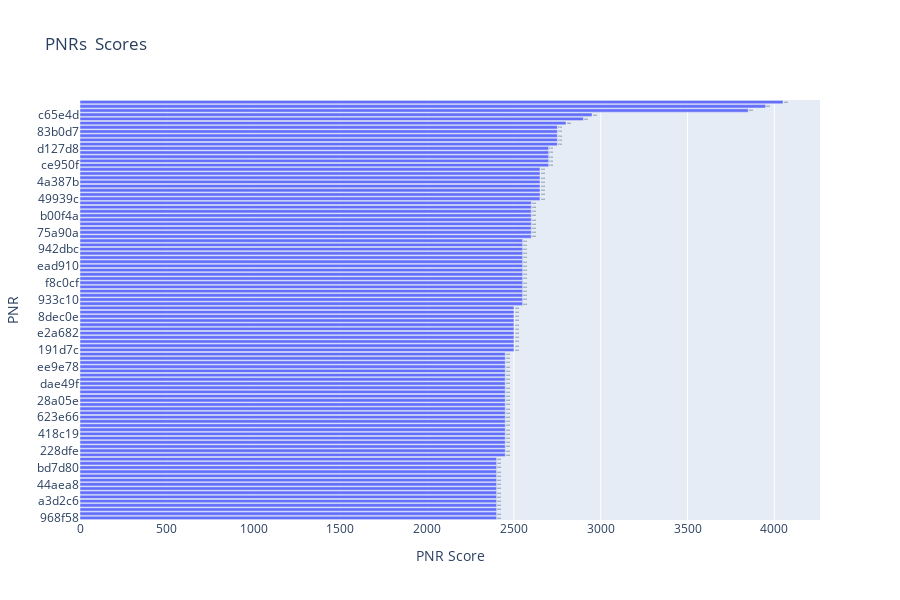

Source (notebook cell):
### Code cell
import plotly.express as px
import pandas as pd
# Creating a DataFrame from the sorted PNR data
df = pd.DataFrame(sorted_pnr)

# Sorting the DataFrame by score in descending order
df = df.sort_values(by='score', ascending=False)

# Plotting with plotly express
fig = px.bar(df.head(100), x='score', y='pnr', orientation='h', text='score',
             title='PNRs  Scores',
             labels={'score': 'PNR Score', 'pnr': 'PNR'},
             height=600)

# Adding interactivity
fig.update_layout(xaxis_title='PNR Score', yaxis_title='PNR', yaxis_categoryorder='total ascending')

# Show the interactive plot
fig.show()

### Figure 1 — Plotly figure (JSON) as saved in the notebook; plotly's stock layout.template omitted (floating-point values rounded to 4 significant figures)
{"data": [{"alignmentgroup": "True", "hovertemplate": "PNR Score=%{text}<br>PNR=%{y}<extra></extra>", "legendgroup": "", "marker": {"color": "#636efa", "pattern": {"shape": ""}}, "name": "", "offsetgroup": "", "orientation": "h", "showlegend": false, "text": [4050, 3950, 3850, 2950, 2900, 2800, 2750, 2750, 2750, 2750, 2750, 2700, 2700, 2700, 2700, 2700, 2650, 2650, 2650, 2650, 2650, 2650, 2650, 2650, 2600, 2600, 2600, 2600, 2600, 2600, 2600, 2600, 2600, 2550, 2550, 2550, 2550, 2550, 2550, 2550, 2550, 2550, 2550, 2550, 2550, 2550, 2550, 2550, 2550, 2500, 2500, 2500, 2500, 2500, 2500, 2500, 2500, 2500, 2500, 2500, 2450, 2450, 2450, 2450, 2450, 2450, 2450, 2450, 2450, 2450, 2450, 2450, 2450, 2450, 2450, 2450, 2450, 2450, 2450, 2450, 2450, 2450, 2450, 2450, 2450, 2400, 2400, 2400, 2400, 2400, 2400, 2400, 2400, 2400, 2400, 2400, 2400, 2400, 2400, 2400], "textposition": "auto", "type": "bar", "x": [4050, 3950, 3850, 2950, 2900, 2800, 2750, 2750, 2750, 2750, 2750, 2700, 2700, 2700, 2700, 2700, 2650, 2650, 2650, 2650, 2650, 2650, 2650, 2650, 2600, 2600, 2600, 2600, 2600, 2600, 2600, 2600, 2600, 2550, 2550, 2550, 2550, 2550, 2550, 2550, 2550, 2550, 2550, 2550, 2550, 2550, 2550, 2550, 2550, 2500, 2500, 2500, 2500, 2500, 2500, 2500, 2500, 2500, 2500, 2500, 2450, 2450, 2450, 2450, 2450, 2450, 2450, 2450, 2450, 2450, 2450, 2450, 2450, 2450, 2450, 2450, 2450, 2450, 2450, 2450, 2450, 2450, 2450, 2450, 2450, 2400, 2400, 2400, 2400, 2400, 2400, 2400, 2400, 2400, 2400, 2400, 2400, 2400, 2400, 2400], "xaxis": "x", "y": ["8e4a17", "f87a3d", "6f8d9c", "c65e4d", "5fc3e8", "895ee8", "7b9876", "c40f05", "e6a0fd", "83b0d7", "105e86", "ce950f", "38ab49", "2383b0", "fccab6", "d127d8", "49939c", "0d26a3", "cb6705", "d82291", "4a387b", "50e663", "58e903", "c3e5e0", "bdfd1c", "75a90a", "59a1cf", "188cbb", "22aad0", "b00f4a", "3550c0", "7beac3", "b0bf96", "f4a910", "933c10", "292f5d", "8a5234", "a558e8", "f8c0cf", "8ab748", "747db0", "2dae7e", "ead910", "2ab702", "c1374e", "9a4117", "942dbc", "8b1296", "262470", "191d7c", "4dc6a2", "474d85", "f3e88c", "e2a682", "a32822", "7d6132", "88e7e1", "8dec0e", "32aae0", "aa3587", "ce0ea1", "228dfe", "e82f08", "1b2123", "4df8f1", "418c19", "989e36", "49ffa5", "7d67e1", "623e66", "8ed383", "b8e0dd", "7afb23", "28a05e", "d721a6", "6881f7", "5ca76b", "dae49f", "a10a9e", "99fd4d", "c3a168", "ee9e78", "f56f85", "4cfe5e", "20b988", "968f58", "a5846b", "9bbc4c", "b9d84d", "a3d2c6", "7d6088", "4e79f8", "eac921", "44aea8", "8596c6", "44cfdb", "f391ea", "bd7d80", "a68bd7", "35c60b"], "yaxis": "y"}], "layout": {"barmode": "relative", "height": 600, "legend": {"tracegroupgap": 0}, "title": {"text": "PNRs  Scores"}, "xaxis": {"anchor": "y", "domain": [0, 1], "title": {"text": "PNR Score"}}, "yaxis": {"anchor": "x", "categoryorder": "total ascending", "domain": [0, 1], "title": {"text": "PNR"}}}}
